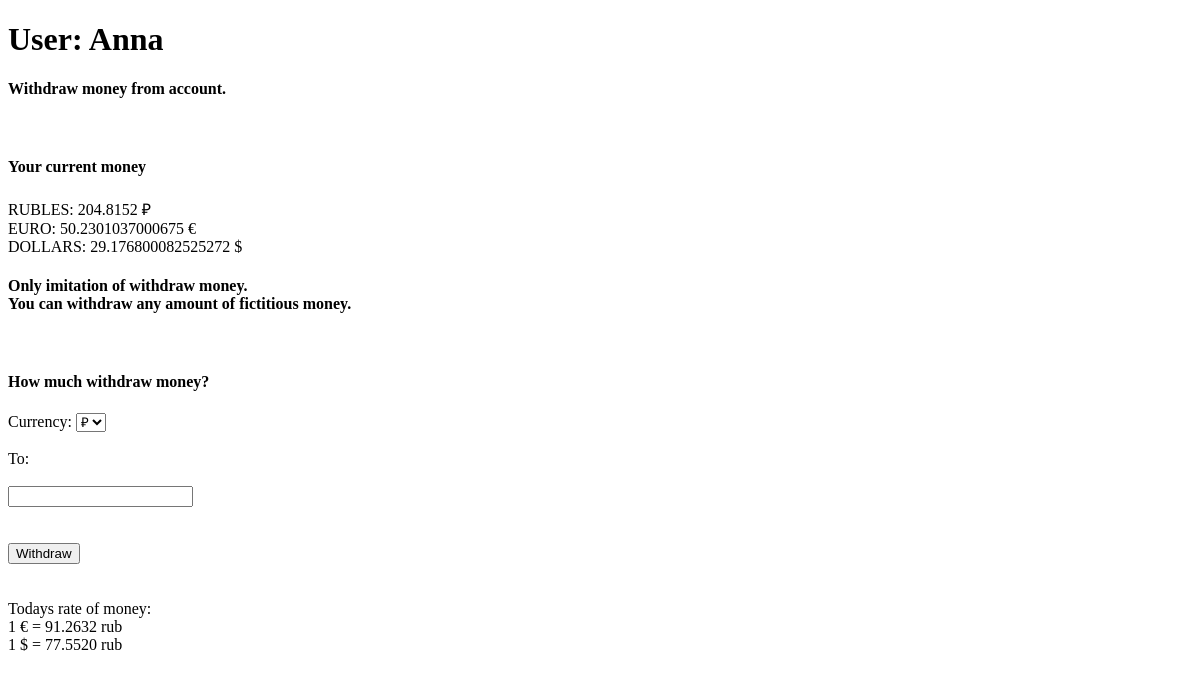
Before: /withdraw/ (signed in) with the older database file.
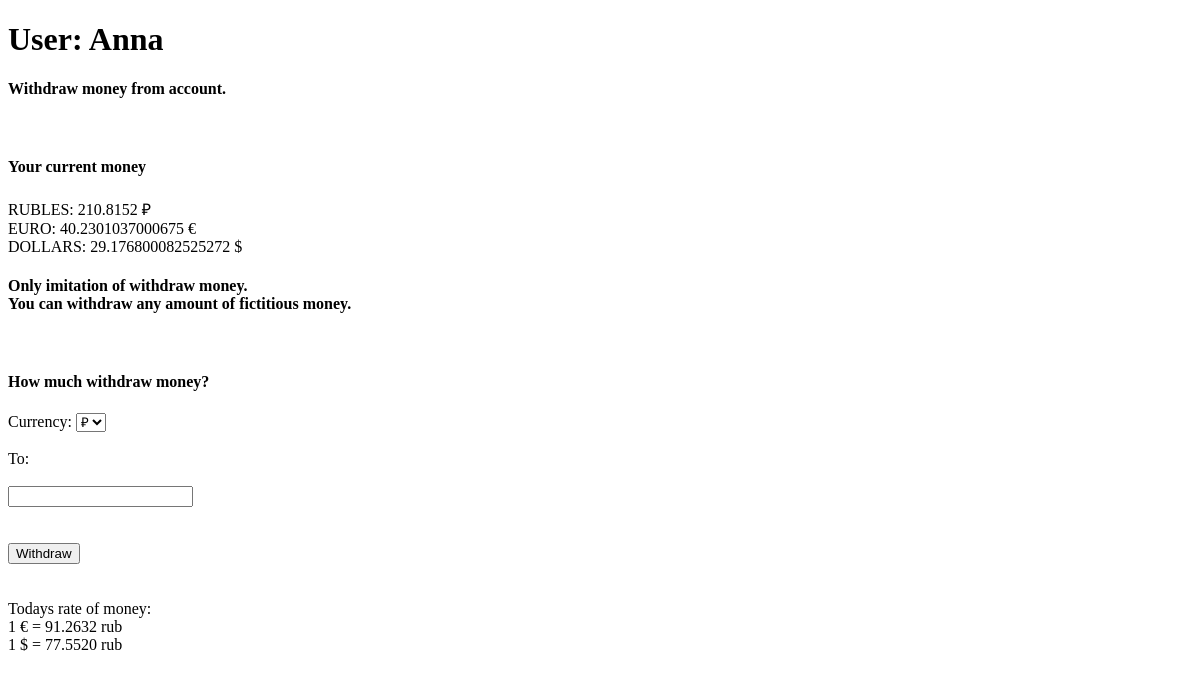
After: the same page with the newer database file.
### wallet/models.py (models this page shows, shortened)
class Wallets(models.Model):
    user = models.OneToOneField(
        User, unique=True, related_name='wallets', on_delete=models.CASCADE)
    amount_rubles = models.FloatField(default=0.0)
    amount_euro = models.FloatField(default=0.0)
    amount_dollars = models.FloatField(default=0.0)

### wallet/views.py (the view, shortened to what this page needs)
# urls.py: path('withdraw/', views.withdraw_money, name='withdraw_money'),
@login_required
def withdraw_money(request):
    data_rate = return_todays_rate()
    user_data = Wallets.objects.get(user=request.user)
    error = ''
    name_user = str(request.user.username)
    return render(request, 'wallet/withdraw.html',
                  {'user_data': user_data,
                   'name': name_user,
                   'rate_eur': data_rate.get('EUR'),
                   'rate_usd': data_rate.get('USD'),
                   'error': error
                   })

### wallet/views.py (called while the page is built)
def return_todays_rate():
    with open(RATE_DATA_PATH, 'r', encoding='utf-8') as f:
        data_rate = json.load(f)
    return data_rate

### wallet/templates/wallet/withdraw.html (shortened to what this page needs)
<!DOCTYPE html>
<html lang="en">
<head>
</head>
<body>
    <h1>
        {% block name %}
        User: {{ name }}
        {% endblock %}
    </h1>
    <h4>
        Withdraw money from account.
    </h4>
    <br>
    <h4>
        Your current money
    </h4>
    <h8>
        {% block rubles %}
        RUBLES: {{ user_data.amount_rubles}} &#8381
        {% endblock %}
    </h8>
    <br>
    <h8>
        {% block euro %}
        EURO: {{ user_data.amount_euro}} &#8364
        {% endblock %}
    </h8>
    <br>
    <h8>
        {% block dollars %}
        DOLLARS: {{ user_data.amount_dollars}} &#36
        {% endblock %}
    </h8>
    <br>
    <h4>
        Only imitation of withdraw money.
        <br>
        You can withdraw any amount of fictitious money.
    </h4>
    <br>
    <h4>
        How much withdraw money?
    </h4>
    {% block form %}
    <form action="/withdraw/"  method="post">
        <label for="initial_money">Currency:</label>
        <select  name="currency" class="from">
            <option value="RUB">&#8381</option>
        </select>
        <br><br>
        <label for="finite_money">To:</label>
        <br><br>
        <input type="text" name='amount' class='amount'><br><br>
        {{ error }} <br>
        <button type="submit" class="btn btn-success">Withdraw</button>
    </form>
    {% endblock %}
    <br><br>
    <h8>
        {% block rate %}
         Todays rate of money:
         <br>
         1 &#8364 = {{ rate_eur }} rub
         <br>
         1 &#36 = {{ rate_usd }} rub
        {% endblock %}
    </h8>
</body>
</html>

Changed rows visible on the page:
changed Wallets: amount_rubles "204.8152" → "210.8152"; amount_euro "50.2301037000675" → "40.2301037000675"
